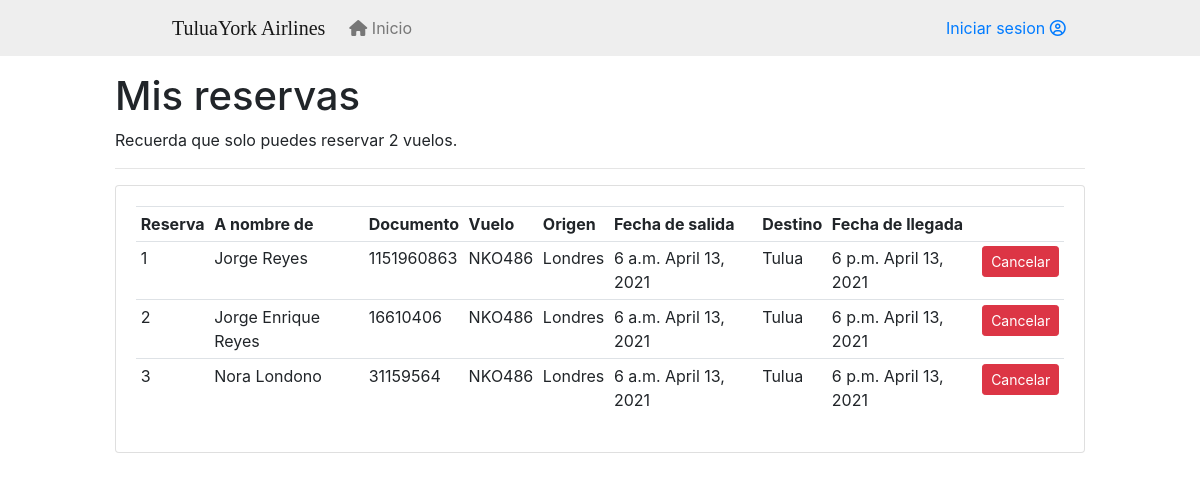
/flights/greservas/1, run on an earlier commit of the app's database.
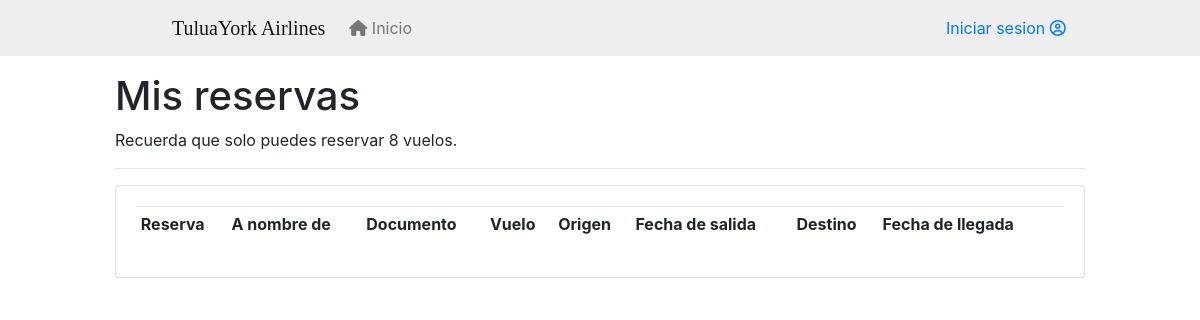
And on a later commit of the database.
### authentication/models.py (models this page shows, shortened)
class max_reservas(models.Model):
    cantidad = models.IntegerField()
    user = models.ForeignKey(settings.AUTH_USER_MODEL, on_delete=models.CASCADE)

### flights/models.py (models this page shows, shortened)
class reserva(models.Model):
    usuario = models.ForeignKey(settings.AUTH_USER_MODEL, on_delete=models.CASCADE)
    vuelo = models.ForeignKey(vuelo, on_delete=models.CASCADE)
    estado = models.BooleanField(default=True)
    nombre = models.CharField(max_length=20)
    cc = models.CharField(max_length=12)

class vuelo(models.Model):
    nombre = models.CharField(max_length=20)
    origen = models.ForeignKey(ciudad, related_name='origen', on_delete=models.CASCADE)
    destino = models.ForeignKey(ciudad, related_name='destino', on_delete=models.CASCADE)
    fecha_salida = models.DateField()
    hora_salida = models.TimeField()
    fecha_llegada = models.DateField()
    hora_llegada = models.TimeField()
    costo = models.IntegerField()
    estado = models.BooleanField(default=True)
    capacidad = models.IntegerField()

class ciudad(models.Model):
    nombre = models.CharField(max_length=20)
    pais = models.CharField(max_length=20)
    visa = models.BooleanField()

### flights/views.py (the view, shortened to what this page needs)
# urls.py: path('greservas/<int:user_id>', greservas, name='greservas'),
def greservas(request, user_id):
    titulo = "Mis reservas"
    mensaje = ""
    reservas = reserva.objects.filter(usuario=user_id, estado=True, vuelo__fecha_salida__gte=today) # lt, gt, lte, gte
    max = max_reservas.objects.get(user=user_id)
    reservasW = reserva.objects.filter(usuario=user_id, estado=True, vuelo__fecha_salida=today)
    climas = [None] * len(reservasW)
    for i in range(len(reservasW)):
        climas[i] = [None] * 3
    context = {"titulo": titulo, "mensaje": mensaje, "reservas": reservas, 'max': max, 'climas': climas, 'n': len(climas)}
    return render(request, "mis_vuelos.html", context)

### flights/templates/mis_vuelos.html (shortened to what this page needs)
{% extends "base.html" %}
{% block content %}
<h1>{{titulo}}</h1>
<p>Recuerda que solo puedes reservar {{max.cantidad}} vuelos.</p>
<hr>
<div class="card card-body">
    <table class="table table-sm">
				<tr>
                    <th>Reserva</th>
                    <th>A nombre de</th>
					<th>Documento</th>
					<th>Vuelo</th>
					<th>Origen</th>
                    <th>Fecha de salida</th>
                    <th>Destino</th>
                    <th>Fecha de llegada</th>
					<th></th>
				</tr>
				{% for reserva in reservas %}
					<tr>
                        <td>{{reserva.id}}</td>
                        <td>{{reserva.nombre}}</td>
						<td>{{reserva.cc}}</td>
						<td>{{reserva.vuelo.nombre}}</td>
                        <td>{{reserva.vuelo.origen.nombre}}</td>
						<td>{{reserva.vuelo.hora_salida}} {{reserva.vuelo.fecha_salida}} </td>
                        <td>{{reserva.vuelo.destino.nombre}}</td>
                        <td>{{reserva.vuelo.hora_llegada}} {{reserva.vuelo.fecha_llegada}}</td>
						<td><a class="btn btn-sm btn-danger" href="/flights/cancelreserve/{{ reserva.id }}">Cancelar</a></td>
					</tr>
				{% endfor %}
	</table>
</div>
{% endblock content %}

What changed in the data, as far as the page shows it:
no longer on this page (row edited): reserva: id "1", nombre "Jorge Reyes", cc "1151960863", vuelo.nombre "NKO486", vuelo.origen.nombre "Londres", vuelo.hora_salida "6 a.m.", vuelo.fecha_salida "April 13, 2021", vuelo.destino.nombre "Tulua", vuelo.hora_llegada "6 p.m.", vuelo.fecha_llegada "April 13, 2021"
no longer on this page (row edited): reserva: id "2", nombre "Jorge Enrique Reyes", cc "16610406", vuelo.nombre "NKO486", vuelo.origen.nombre "Londres", vuelo.hora_salida "6 a.m.", vuelo.fecha_salida "April 13, 2021", vuelo.destino.nombre "Tulua", vuelo.hora_llegada "6 p.m.", vuelo.fecha_llegada "April 13, 2021"
no longer on this page (row edited): reserva: id "3", nombre "Nora Londono", cc "31159564", vuelo.nombre "NKO486", vuelo.origen.nombre "Londres", vuelo.hora_salida "6 a.m.", vuelo.fecha_salida "April 13, 2021", vuelo.destino.nombre "Tulua", vuelo.hora_llegada "6 p.m.", vuelo.fecha_llegada "April 13, 2021"
changed max_reservas: cantidad "2" → "8"
